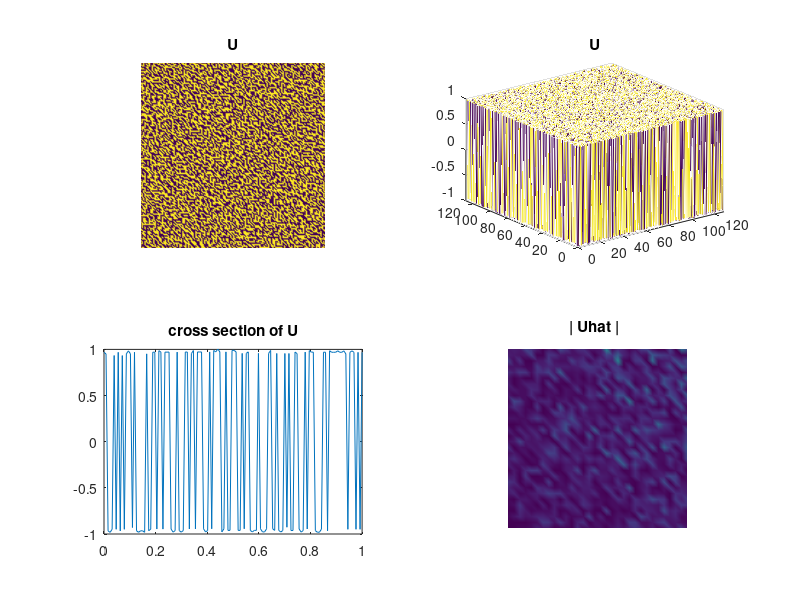

Recreate this plot in MATLAB.
pkg load signal
clear
format long 

% spatial dimensions -- adjust N and M to increase decrease
% the size of the computed solution.

N = 128;  M = 128;
delx = 1/(M-1);
delx2 = delx^2;
x = (0:delx:1)';

% graphics parameters

visual_update = 10;
type_update = 10;

% time parameters -- adjust ntmax to take more time
% steps, and delt to take longer time steps.

t = 0;
delt = 0.00005;
ntmax = 250;

% CH parameters -- to see more layering, decrease
% epsilon, but be careful, you might need to increase
% the size of the grid.

epsilon = 0.001;
eps2 = epsilon^2;

% time-step parameter used in Eyre's scheme

a = 2;

% time marching update parameters

lam1 = delt/delx2;
lam2 = eps2*lam1/delx2;

% unscaled eigenvalues of the laplacian (nuemann bc)

Leig  = (((2*cos(pi*(0:N-1)'/(N-1)))-2)*ones(1,M)) + ...
         (ones(N,1)*((2*cos(pi*(0:M-1)/(M-1)))-2));

% scaled eigenvalues of stabilized CH update matrix

CHeig = ones(N,M) - (a*lam1*Leig) + (lam2*Leig.*Leig);

% scaled eigenvalues of the laplacian

Seig = lam1*Leig;

% random initial conditions
rand("seed",35536)
U = (rand(N,M)-0.5)*0.01;
hat_U = dct2(U);

% main loop

it = 0; j=0;
t = 0.0;
while it < ntmax

% intermediate output

  if rem(it,type_update) == 0
    [it t max(max(abs(U)))]
  end

% plotting and movie

%  if rem(it,visual_update) == 0
  if it == ntmax-1
    subplot(2,2,1)
    pcolor(U), shading interp, ...
    axis('off'), axis('equal'), title('U');
    subplot(2,2,2)
    mesh(U), axis([0 N 0 M -1 1]), title('U');
    vhat = abs(hat_U); vhat(1,1)=0; 
    vhat = vhat/max(max(abs(vhat))); 
    subplot(2,2,3)
    plot(x',U(M/2,:)), axis([0 1 -1 1]), ...
    title('cross section of U');
    subplot(2,2,4)
    pcolor(vhat), ...
    shading interp, axis('off'), axis('equal'),
    axis([0 M/4 0 N/4]), title('| Uhat |'), pause(1.0);
%    if it == 0
%      mov = moviein(ntmax/visual_update,gcf);
%    end
    j=j+1; 
% mov(:,j) = getframe(gcf);
    print -djpg igem11
  end
  
% Update the solution

  it = it+1;
  t = t+delt;

% compute the shifted nonlinear term

  fU = (U.*U.*U) - ((1+a)*U);

% compute the right hand side in tranform space

  hat_rhs = hat_U + (Seig.*dct2(fU));

% compute the updated solution in tranform space

  hat_U = hat_rhs./CHeig;

% invert the cosine transform

  U = idct2(hat_U);

end

% play the movie

% movie(gcf,mov,10,3)
